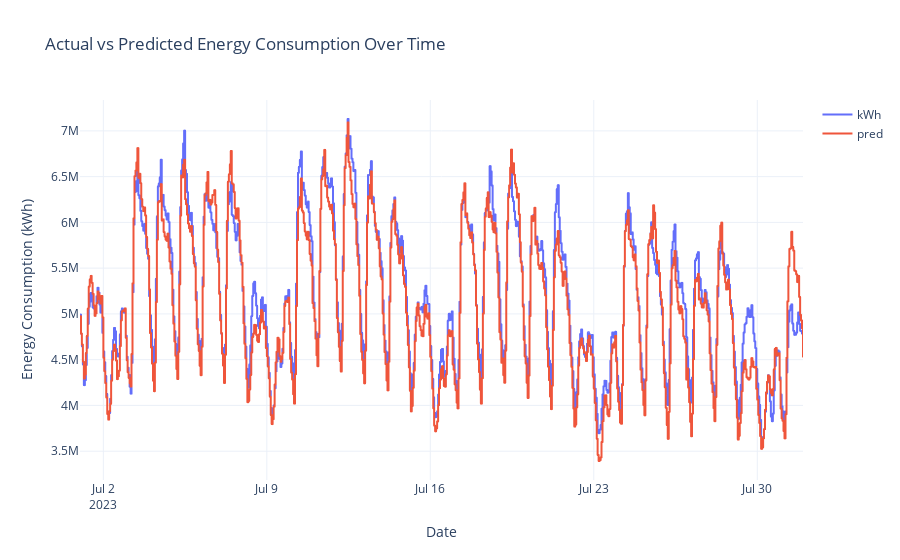

The cell this chart's notebook holds for it:
### Code cell
# Create the figure with step lines for both actual and predicted values
fig = px.line(
    y_preds_val.reset_index(),
    x="datetime",
    y=["kWh", "pred"],
    labels={
        "datetime": "Date",
        "value": "Energy Consumption (kWh)",
        "variable": "Series",
    },
    title="Actual vs Predicted Energy Consumption Over Time",
    line_shape="hv",  # Set line shape to horizontal-vertical for step chart
)

# Customize the layout
fig.update_layout(
    template="plotly_white",
    legend=dict(title=""),
    xaxis_title="Date",
    yaxis_title="Energy Consumption (kWh)",
)

# Show the figure
fig.show()

### Figure 1 — Plotly figure (JSON) as saved in the notebook; plotly's stock layout.template omitted (floating-point values rounded to 4 significant figures; data arrays with more than 128 entries replaced by an {"elided": "..."} marker saying what was removed)
{"data": [{"hovertemplate": "Series=kWh<br>Date=%{x}<br>Energy Consumption (kWh)=%{y}<extra></extra>", "legendgroup": "kWh", "line": {"color": "#636efa", "dash": "solid", "shape": "hv"}, "marker": {"symbol": "circle"}, "mode": "lines", "name": "kWh", "showlegend": true, "type": "scattergl", "x": {"elided": "744 str values"}, "xaxis": "x", "y": {"elided": "744 float values"}, "yaxis": "y"}, {"hovertemplate": "Series=pred<br>Date=%{x}<br>Energy Consumption (kWh)=%{y}<extra></extra>", "legendgroup": "pred", "line": {"color": "#EF553B", "dash": "solid", "shape": "hv"}, "marker": {"symbol": "circle"}, "mode": "lines", "name": "pred", "showlegend": true, "type": "scattergl", "x": {"elided": "744 str values"}, "xaxis": "x", "y": {"elided": "744 float values"}, "yaxis": "y"}], "layout": {"legend": {"title": {"text": ""}, "tracegroupgap": 0}, "title": {"text": "Actual vs Predicted Energy Consumption Over Time"}, "xaxis": {"anchor": "y", "domain": [0, 1], "title": {"text": "Date"}}, "yaxis": {"anchor": "x", "domain": [0, 1], "title": {"text": "Energy Consumption (kWh)"}}}}
